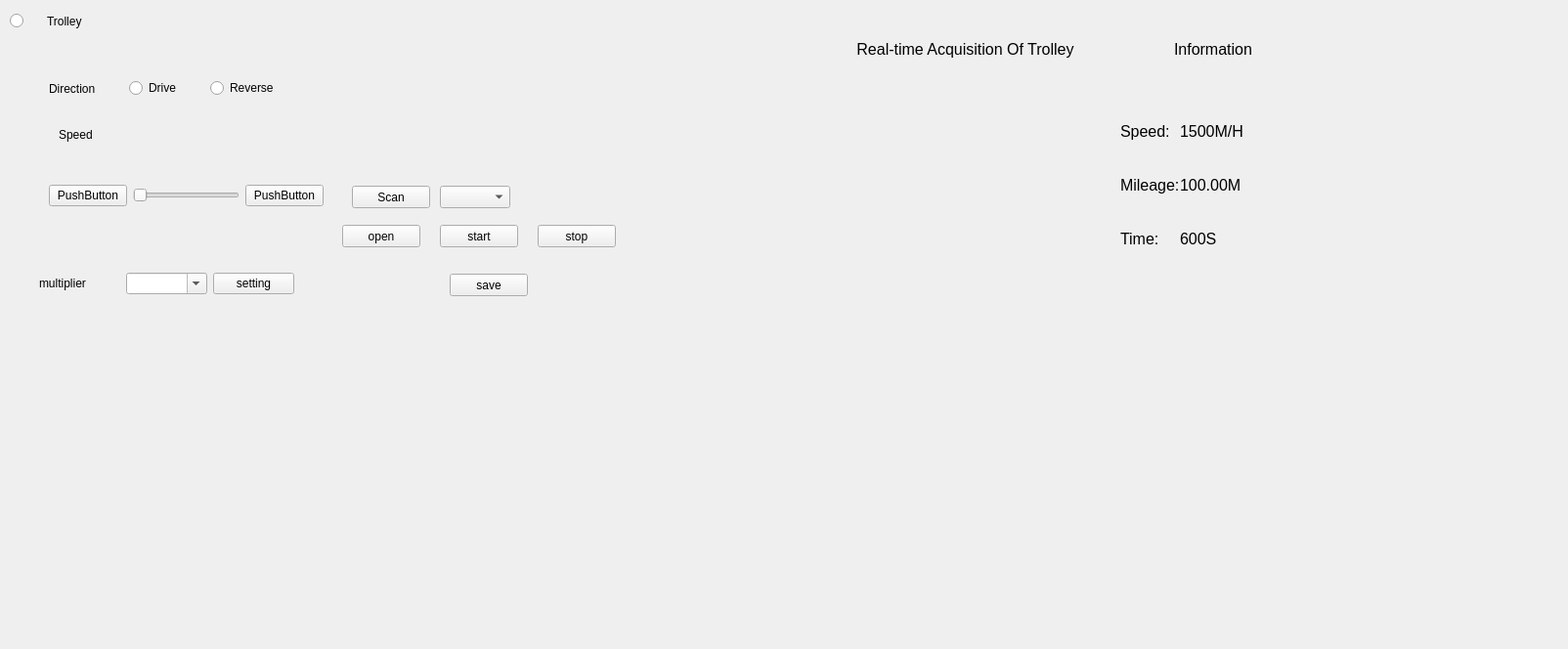
<?xml version="1.0" encoding="UTF-8"?>
<ui version="4.0">
 <class>TrolleyWidget</class>
 <widget class="QWidget" name="TrolleyWidget">
  <property name="geometry">
   <rect>
    <x>0</x>
    <y>0</y>
    <width>1604</width>
    <height>664</height>
   </rect>
  </property>
  <property name="windowTitle">
   <string>Form</string>
  </property>
  <widget class="QWidget" name="AcquisitionMonitor" native="true">
   <property name="geometry">
    <rect>
     <x>700</x>
     <y>30</y>
     <width>581</width>
     <height>271</height>
    </rect>
   </property>
   <layout class="QVBoxLayout" name="verticalLayout" stretch="2,11">
    <item>
     <layout class="QHBoxLayout" name="horizontalLayout">
      <item>
       <spacer name="horizontalSpacer_2">
        <property name="orientation">
         <enum>Qt::Orientation::Horizontal</enum>
        </property>
        <property name="sizeHint" stdset="0">
         <size>
          <width>40</width>
          <height>20</height>
         </size>
        </property>
       </spacer>
      </item>
      <item>
       <widget class="QLabel" name="label_title">
        <property name="maximumSize">
         <size>
          <width>16777215</width>
          <height>16777215</height>
         </size>
        </property>
        <property name="font">
         <font>
          <pointsize>12</pointsize>
         </font>
        </property>
        <property name="text">
         <string>Real-time Acquisition Of Trolley</string>
        </property>
        <property name="alignment">
         <set>Qt::AlignmentFlag::AlignCenter</set>
        </property>
       </widget>
      </item>
      <item>
       <layout class="QHBoxLayout" name="horizontalLayout_2">
        <item>
         <spacer name="horizontalSpacer">
          <property name="orientation">
           <enum>Qt::Orientation::Horizontal</enum>
          </property>
          <property name="sizeHint" stdset="0">
           <size>
            <width>40</width>
            <height>20</height>
           </size>
          </property>
         </spacer>
        </item>
        <item>
         <widget class="QLabel" name="label_TitleAdditionalInformation">
          <property name="font">
           <font>
            <pointsize>12</pointsize>
           </font>
          </property>
          <property name="text">
           <string>Information</string>
          </property>
         </widget>
        </item>
       </layout>
      </item>
     </layout>
    </item>
    <item>
     <widget class="QWidget" name="widget_mileage_status" native="true">
      <layout class="QHBoxLayout" name="horizontalLayout_3" stretch="11,1">
       <property name="spacing">
        <number>0</number>
       </property>
       <item>
        <widget class="LineChartView" name="ChartView" native="true"/>
       </item>
       <item>
        <widget class="QWidget" name="widget" native="true">
         <property name="font">
          <font>
           <pointsize>12</pointsize>
          </font>
         </property>
         <layout class="QFormLayout" name="formLayout">
          <property name="labelAlignment">
           <set>Qt::AlignmentFlag::AlignLeading|Qt::AlignmentFlag::AlignLeft|Qt::AlignmentFlag::AlignVCenter</set>
          </property>
          <property name="formAlignment">
           <set>Qt::AlignmentFlag::AlignLeading|Qt::AlignmentFlag::AlignLeft|Qt::AlignmentFlag::AlignVCenter</set>
          </property>
          <property name="horizontalSpacing">
           <number>0</number>
          </property>
          <property name="verticalSpacing">
           <number>36</number>
          </property>
          <property name="leftMargin">
           <number>0</number>
          </property>
          <property name="topMargin">
           <number>0</number>
          </property>
          <property name="rightMargin">
           <number>0</number>
          </property>
          <property name="bottomMargin">
           <number>0</number>
          </property>
          <item row="0" column="0">
           <widget class="QLabel" name="label_2">
            <property name="text">
             <string>Speed:</string>
            </property>
           </widget>
          </item>
          <item row="0" column="1">
           <widget class="QLabel" name="label">
            <property name="text">
             <string>1500M/H</string>
            </property>
           </widget>
          </item>
          <item row="1" column="0">
           <widget class="QLabel" name="label_5">
            <property name="text">
             <string>Mileage:</string>
            </property>
           </widget>
          </item>
          <item row="1" column="1">
           <widget class="QLabel" name="label_4">
            <property name="text">
             <string>100.00M</string>
            </property>
           </widget>
          </item>
          <item row="2" column="0">
           <widget class="QLabel" name="label_6">
            <property name="text">
             <string>Time:</string>
            </property>
           </widget>
          </item>
          <item row="2" column="1">
           <widget class="QLabel" name="label_3">
            <property name="text">
             <string>600S</string>
            </property>
           </widget>
          </item>
         </layout>
        </widget>
       </item>
      </layout>
     </widget>
    </item>
   </layout>
  </widget>
  <widget class="QWidget" name="widget_DeviceManager" native="true">
   <property name="geometry">
    <rect>
     <x>10</x>
     <y>40</y>
     <width>671</width>
     <height>301</height>
    </rect>
   </property>
   <widget class="QPushButton" name="pushButton_stop">
    <property name="geometry">
     <rect>
      <x>540</x>
      <y>190</y>
      <width>80</width>
      <height>23</height>
     </rect>
    </property>
    <property name="text">
     <string>stop</string>
    </property>
   </widget>
   <widget class="QPushButton" name="pushButton_start">
    <property name="geometry">
     <rect>
      <x>440</x>
      <y>190</y>
      <width>80</width>
      <height>23</height>
     </rect>
    </property>
    <property name="text">
     <string>start</string>
    </property>
   </widget>
   <widget class="QPushButton" name="pushButton_scan">
    <property name="geometry">
     <rect>
      <x>350</x>
      <y>150</y>
      <width>80</width>
      <height>23</height>
     </rect>
    </property>
    <property name="text">
     <string>Scan</string>
    </property>
   </widget>
   <widget class="QComboBox" name="comboBox_device_list">
    <property name="geometry">
     <rect>
      <x>440</x>
      <y>150</y>
      <width>72</width>
      <height>23</height>
     </rect>
    </property>
   </widget>
   <widget class="QLabel" name="label_9">
    <property name="geometry">
     <rect>
      <x>50</x>
      <y>90</y>
      <width>53</width>
      <height>15</height>
     </rect>
    </property>
    <property name="text">
     <string>Speed</string>
    </property>
   </widget>
   <widget class="QWidget" name="horizontalLayoutWidget">
    <property name="geometry">
     <rect>
      <x>40</x>
      <y>30</y>
      <width>241</width>
      <height>41</height>
     </rect>
    </property>
    <layout class="QHBoxLayout" name="horizontalLayout_4">
     <item>
      <widget class="QLabel" name="label_7">
       <property name="text">
        <string>Direction</string>
       </property>
      </widget>
     </item>
     <item>
      <widget class="QRadioButton" name="radioButton_Direction_Drive">
       <property name="text">
        <string>Drive</string>
       </property>
       <property name="checkable">
        <bool>true</bool>
       </property>
       <property name="checked">
        <bool>false</bool>
       </property>
      </widget>
     </item>
     <item>
      <widget class="QRadioButton" name="radioButton_Direction_Reverse">
       <property name="text">
        <string>Reverse</string>
       </property>
       <property name="checkable">
        <bool>true</bool>
       </property>
       <property name="checked">
        <bool>false</bool>
       </property>
      </widget>
     </item>
    </layout>
   </widget>
   <widget class="QWidget" name="horizontalLayoutWidget_2">
    <property name="geometry">
     <rect>
      <x>40</x>
      <y>120</y>
      <width>281</width>
      <height>80</height>
     </rect>
    </property>
    <layout class="QHBoxLayout" name="horizontalLayout_5">
     <item>
      <widget class="QPushButton" name="pushButton_2">
       <property name="text">
        <string>PushButton</string>
       </property>
      </widget>
     </item>
     <item>
      <widget class="QSlider" name="horizontalSlider">
       <property name="orientation">
        <enum>Qt::Orientation::Horizontal</enum>
       </property>
      </widget>
     </item>
     <item>
      <widget class="QPushButton" name="pushButton_3">
       <property name="text">
        <string>PushButton</string>
       </property>
      </widget>
     </item>
    </layout>
   </widget>
   <widget class="QPushButton" name="pushButton_open">
    <property name="geometry">
     <rect>
      <x>340</x>
      <y>190</y>
      <width>80</width>
      <height>23</height>
     </rect>
    </property>
    <property name="text">
     <string>open</string>
    </property>
   </widget>
   <widget class="QWidget" name="horizontalLayoutWidget_3">
    <property name="geometry">
     <rect>
      <x>30</x>
      <y>210</y>
      <width>261</width>
      <height>80</height>
     </rect>
    </property>
    <layout class="QHBoxLayout" name="horizontalLayout_6">
     <item>
      <widget class="QLabel" name="label_8">
       <property name="text">
        <string>multiplier</string>
       </property>
      </widget>
     </item>
     <item>
      <widget class="QComboBox" name="comboBox_speed_multiplier">
       <property name="editable">
        <bool>true</bool>
       </property>
      </widget>
     </item>
     <item>
      <widget class="QPushButton" name="pushButton_set_speed_multiplier">
       <property name="text">
        <string>setting</string>
       </property>
      </widget>
     </item>
    </layout>
   </widget>
   <widget class="QWidget" name="widget_mileage_and_speed" native="true">
    <property name="geometry">
     <rect>
      <x>360</x>
      <y>30</y>
      <width>271</width>
      <height>111</height>
     </rect>
    </property>
   </widget>
   <widget class="QPushButton" name="pushButton_save">
    <property name="geometry">
     <rect>
      <x>450</x>
      <y>240</y>
      <width>80</width>
      <height>23</height>
     </rect>
    </property>
    <property name="text">
     <string>save</string>
    </property>
   </widget>
  </widget>
  <widget class="QRadioButton" name="ButtonMenu_DeviceManager">
   <property name="geometry">
    <rect>
     <x>10</x>
     <y>10</y>
     <width>80</width>
     <height>23</height>
    </rect>
   </property>
   <property name="styleSheet">
    <string notr="true">border-top-left-radius: 20px;  /* 左上角圆角 */
border-top-right-radius: 20px; /* 右上角圆角 */
spacing: 24px; /* 减少文本和指示器的间距 */</string>
   </property>
   <property name="text">
    <string>Trolley</string>
   </property>
  </widget>
 </widget>
 <customwidgets>
  <customwidget>
   <class>LineChartView</class>
   <extends>QWidget</extends>
   <header location="global">public/widget/LineChartView.h</header>
   <container>1</container>
  </customwidget>
 </customwidgets>
 <resources/>
 <connections/>
</ui>
